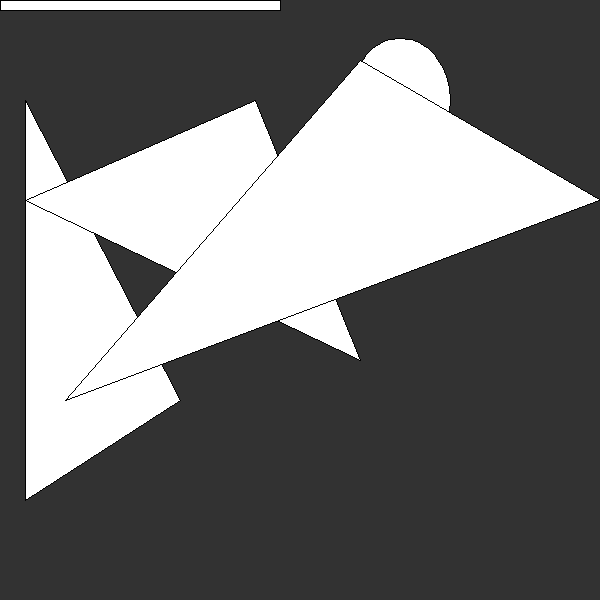
Frame 1 (no input)
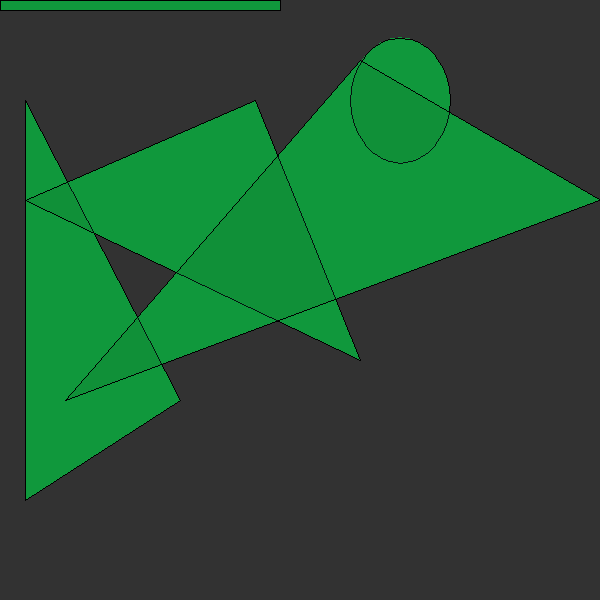
Frame 60 (the mouse pressed at the canvas centre just before this capture)
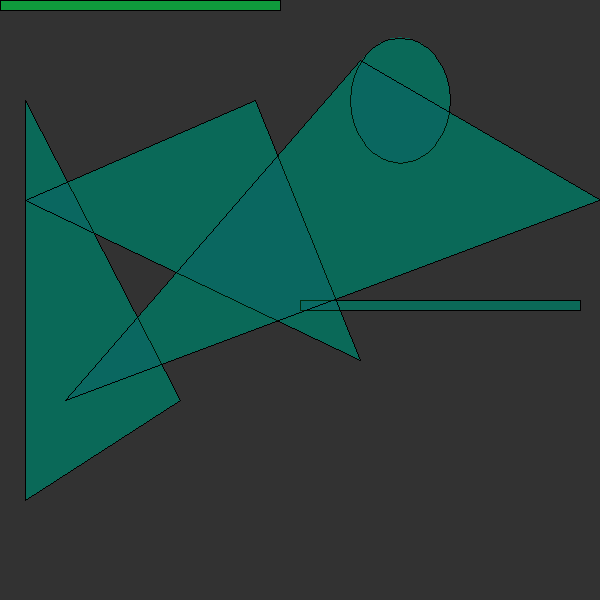
Frame 120 (the mouse held since frame 60 and released just before this capture)

The Processing sketch that drew these frames (run headless with seeded random() and noise(); from frame 60 on, the mouse is pressed at the canvas centre):

// Processing sketch: processing_159247
// ── processing_159247.pde

float r;
float g;
float b;
float a;
float x;
float y;

int d=mouseX;
int c= mouseY;

void setup(){
  size(600,600);
  frameRate(100);
  background(50);
  noSmooth();
}
void draw(){
 if(mousePressed==true);
  rect(d,c,280,10);
  triangle(25, 100, 25, 500, 180, 400);
  triangle(255, 100, 25, 200, 360, 360);
  ellipse(400,100,100,125);
  triangle(600, 200, 65, 400, 360, 60);
 
  d=mouseX;
  c=mouseY;
 
  r = random(25);
  g = random(255);
  b = random(150);
  a = random(50);
  fill(r,g,b,a);
}
